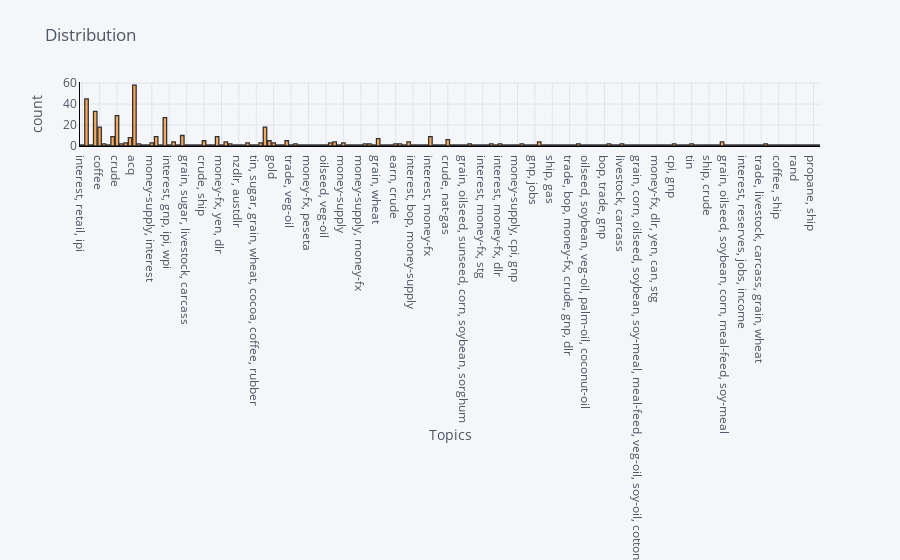

Notebook cell for this chart:
### Markdown cell above
**Group by Topics**

### Code cell
import cufflinks as cf
cf.go_offline()
cf.set_config_file(offline=False, world_readable=True)


df_filter['topics'].iplot(kind='hist', bins=100, xTitle='Topics',linecolor='black', yTitle='count', title=' Distribution')

### Figure 1 — Plotly figure (JSON) as saved in the notebook; plotly's stock layout.template omitted (floating-point values rounded to 4 significant figures; data arrays with more than 128 entries replaced by an {"elided": "..."} marker saying what was removed)
{"data": [{"histfunc": "count", "histnorm": "", "marker": {"color": "rgba(255, 153, 51, 1.0)", "line": {"color": "#000000", "width": 1.3}}, "name": "topics", "nbinsx": 100, "opacity": 0.8, "orientation": "v", "type": "histogram", "x": {"elided": "513 str values"}}], "layout": {"barmode": "overlay", "legend": {"bgcolor": "#F5F6F9", "font": {"color": "#4D5663"}}, "paper_bgcolor": "#F5F6F9", "plot_bgcolor": "#F5F6F9", "title": {"font": {"color": "#4D5663"}, "text": " Distribution"}, "xaxis": {"gridcolor": "#E1E5ED", "linecolor": "black", "showgrid": true, "tickfont": {"color": "#4D5663"}, "title": {"font": {"color": "#4D5663"}, "text": "Topics"}, "zerolinecolor": "#E1E5ED"}, "yaxis": {"gridcolor": "#E1E5ED", "linecolor": "black", "showgrid": true, "tickfont": {"color": "#4D5663"}, "title": {"font": {"color": "#4D5663"}, "text": "count"}, "zerolinecolor": "#E1E5ED"}}}
